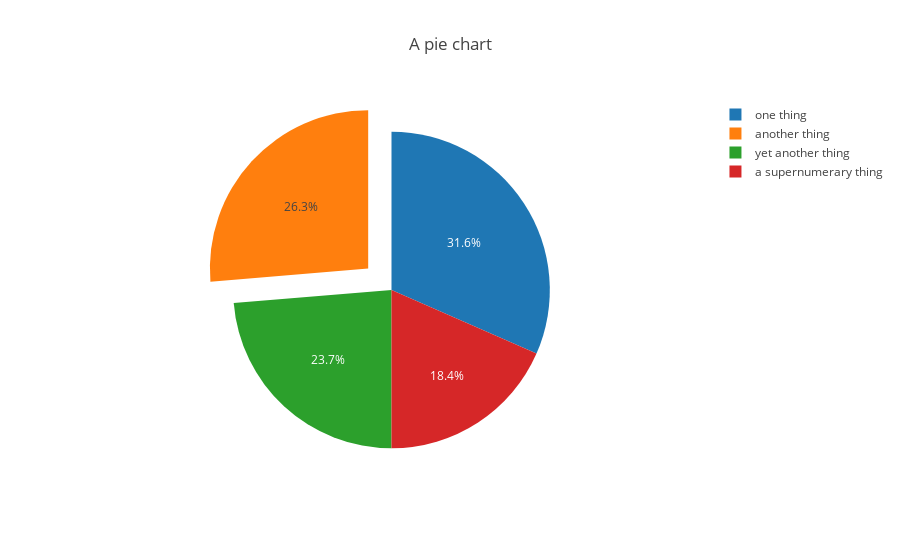

Notebook code for this chart:
### Markdown cell above
## Making a pie chart:

### Code cell
figure = {
    'data': [
            {'labels': ['one thing', 'another thing', 'yet another thing', 'a supernumerary thing'],
             'values': [12, 10, 9, 7],
             'type': 'pie',
             'name': 'Volume',
             'rotation': 0,
#             'direction': 'clockwise',
             'direction': 'counterclockwise',
             'pull': [0,0.2,0,0,0],
            }
        ],
    'layout': {'title': 'A pie chart'}
}

iplot(figure)

### Figure 1 — Plotly figure (JSON) as saved in the notebook; plotly's stock layout.template omitted (floating-point values rounded to 4 significant figures)
{"data": [{"direction": "counterclockwise", "labels": ["one thing", "another thing", "yet another thing", "a supernumerary thing"], "name": "Volume", "pull": [0, 0.2, 0, 0, 0], "rotation": 0, "type": "pie", "uid": "120a22ba-f2ec-4655-b112-ebcf23ed544d", "values": [12, 10, 9, 7]}], "layout": {"title": "A pie chart"}}
